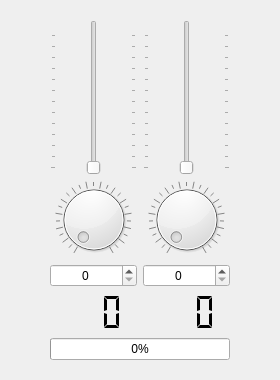
<?xml version="1.0" encoding="UTF-8"?>
<ui version="4.0">
 <class>MainWindow</class>
 <widget class="QMainWindow" name="MainWindow">
  <property name="geometry">
   <rect>
    <x>0</x>
    <y>0</y>
    <width>280</width>
    <height>380</height>
   </rect>
  </property>
  <property name="minimumSize">
   <size>
    <width>200</width>
    <height>300</height>
   </size>
  </property>
  <property name="maximumSize">
   <size>
    <width>350</width>
    <height>500</height>
   </size>
  </property>
  <property name="windowTitle">
   <string>MainWindow</string>
  </property>
  <widget class="QWidget" name="centralwidget">
   <layout class="QGridLayout" name="gridLayout">
    <property name="leftMargin">
     <number>50</number>
    </property>
    <property name="topMargin">
     <number>20</number>
    </property>
    <property name="rightMargin">
     <number>50</number>
    </property>
    <property name="bottomMargin">
     <number>20</number>
    </property>
    <item row="0" column="0">
     <layout class="QVBoxLayout" name="verticalLayout" stretch="4,2,1,1">
      <item>
       <widget class="QSlider" name="verticalSlider">
        <property name="sizePolicy">
         <sizepolicy hsizetype="Expanding" vsizetype="Expanding">
          <horstretch>0</horstretch>
          <verstretch>0</verstretch>
         </sizepolicy>
        </property>
        <property name="maximum">
         <number>127</number>
        </property>
        <property name="orientation">
         <enum>Qt::Orientation::Vertical</enum>
        </property>
        <property name="tickPosition">
         <enum>QSlider::TickPosition::TicksBothSides</enum>
        </property>
        <property name="tickInterval">
         <number>10</number>
        </property>
       </widget>
      </item>
      <item>
       <widget class="QDial" name="dial">
        <property name="maximum">
         <number>127</number>
        </property>
        <property name="wrapping">
         <bool>false</bool>
        </property>
        <property name="notchTarget">
         <double>5.000000000000000</double>
        </property>
        <property name="notchesVisible">
         <bool>true</bool>
        </property>
       </widget>
      </item>
      <item>
       <widget class="QSpinBox" name="spinBox">
        <property name="frame">
         <bool>true</bool>
        </property>
        <property name="alignment">
         <set>Qt::AlignmentFlag::AlignCenter</set>
        </property>
        <property name="readOnly">
         <bool>false</bool>
        </property>
        <property name="maximum">
         <number>127</number>
        </property>
       </widget>
      </item>
      <item>
       <widget class="QLCDNumber" name="lcdNumber">
        <property name="frameShape">
         <enum>QFrame::Shape::NoFrame</enum>
        </property>
        <property name="digitCount">
         <number>3</number>
        </property>
        <property name="segmentStyle">
         <enum>QLCDNumber::SegmentStyle::Flat</enum>
        </property>
       </widget>
      </item>
     </layout>
    </item>
    <item row="0" column="1">
     <layout class="QVBoxLayout" name="verticalLayout_2" stretch="4,2,1,1">
      <item>
       <widget class="QSlider" name="verticalSlider_2">
        <property name="sizePolicy">
         <sizepolicy hsizetype="Expanding" vsizetype="Expanding">
          <horstretch>0</horstretch>
          <verstretch>0</verstretch>
         </sizepolicy>
        </property>
        <property name="maximum">
         <number>127</number>
        </property>
        <property name="orientation">
         <enum>Qt::Orientation::Vertical</enum>
        </property>
        <property name="tickPosition">
         <enum>QSlider::TickPosition::TicksBothSides</enum>
        </property>
        <property name="tickInterval">
         <number>10</number>
        </property>
       </widget>
      </item>
      <item>
       <widget class="QDial" name="dial_2">
        <property name="maximum">
         <number>127</number>
        </property>
        <property name="wrapping">
         <bool>false</bool>
        </property>
        <property name="notchTarget">
         <double>5.000000000000000</double>
        </property>
        <property name="notchesVisible">
         <bool>true</bool>
        </property>
       </widget>
      </item>
      <item>
       <widget class="QSpinBox" name="spinBox_2">
        <property name="alignment">
         <set>Qt::AlignmentFlag::AlignCenter</set>
        </property>
        <property name="readOnly">
         <bool>false</bool>
        </property>
        <property name="buttonSymbols">
         <enum>QAbstractSpinBox::ButtonSymbols::UpDownArrows</enum>
        </property>
        <property name="showGroupSeparator" stdset="0">
         <bool>false</bool>
        </property>
        <property name="maximum">
         <number>127</number>
        </property>
       </widget>
      </item>
      <item>
       <widget class="QLCDNumber" name="lcdNumber_2">
        <property name="frameShape">
         <enum>QFrame::Shape::NoFrame</enum>
        </property>
        <property name="digitCount">
         <number>3</number>
        </property>
        <property name="segmentStyle">
         <enum>QLCDNumber::SegmentStyle::Flat</enum>
        </property>
       </widget>
      </item>
     </layout>
    </item>
    <item row="1" column="0" colspan="2">
     <widget class="QProgressBar" name="progressBar">
      <property name="sizePolicy">
       <sizepolicy hsizetype="Expanding" vsizetype="Fixed">
        <horstretch>0</horstretch>
        <verstretch>0</verstretch>
       </sizepolicy>
      </property>
      <property name="value">
       <number>0</number>
      </property>
      <property name="alignment">
       <set>Qt::AlignmentFlag::AlignCenter</set>
      </property>
     </widget>
    </item>
   </layout>
  </widget>
 </widget>
 <resources/>
 <connections/>
</ui>
